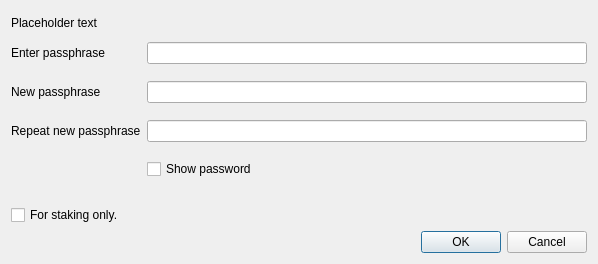
<?xml version="1.0" encoding="UTF-8"?>
<ui version="4.0">
 <class>AskPassphraseDialog</class>
 <widget class="QDialog" name="AskPassphraseDialog">
  <property name="geometry">
   <rect>
    <x>0</x>
    <y>0</y>
    <width>598</width>
    <height>264</height>
   </rect>
  </property>
  <property name="sizePolicy">
   <sizepolicy hsizetype="Preferred" vsizetype="Minimum">
    <horstretch>0</horstretch>
    <verstretch>0</verstretch>
   </sizepolicy>
  </property>
  <property name="minimumSize">
   <size>
    <width>550</width>
    <height>0</height>
   </size>
  </property>
  <property name="windowTitle">
   <string>Passphrase Dialog</string>
  </property>
  <layout class="QVBoxLayout" name="verticalLayout">
   <property name="sizeConstraint">
    <enum>QLayout::SetMinimumSize</enum>
   </property>
   <item>
    <widget class="QLabel" name="warningLabel">
     <property name="text">
      <string notr="true">Placeholder text</string>
     </property>
     <property name="textFormat">
      <enum>Qt::RichText</enum>
     </property>
     <property name="wordWrap">
      <bool>true</bool>
     </property>
    </widget>
   </item>
   <item>
    <layout class="QFormLayout" name="formLayout">
     <property name="sizeConstraint">
      <enum>QLayout::SetMinimumSize</enum>
     </property>
     <property name="fieldGrowthPolicy">
      <enum>QFormLayout::AllNonFixedFieldsGrow</enum>
     </property>
     <item row="0" column="0">
      <widget class="QLabel" name="passLabel1">
       <property name="text">
        <string>Enter passphrase</string>
       </property>
      </widget>
     </item>
     <item row="0" column="1">
      <widget class="QLineEdit" name="passEdit1">
       <property name="echoMode">
        <enum>QLineEdit::Password</enum>
       </property>
      </widget>
     </item>
     <item row="2" column="0">
      <widget class="QLabel" name="passLabel2">
       <property name="text">
        <string>New passphrase</string>
       </property>
      </widget>
     </item>
     <item row="2" column="1">
      <widget class="QLineEdit" name="passEdit2">
       <property name="echoMode">
        <enum>QLineEdit::Password</enum>
       </property>
      </widget>
     </item>
     <item row="4" column="0">
      <widget class="QLabel" name="passLabel3">
       <property name="text">
        <string>Repeat new passphrase</string>
       </property>
      </widget>
     </item>
     <item row="4" column="1">
      <widget class="QLineEdit" name="passEdit3">
       <property name="echoMode">
        <enum>QLineEdit::Password</enum>
       </property>
      </widget>
     </item>
     <item row="6" column="1">
      <widget class="QCheckBox" name="toggleShowPasswordButton">
       <property name="text">
        <string>Show password</string>
       </property>
      </widget>
     </item>
     <item row="7" column="1">
      <widget class="QLabel" name="capsLabel">
       <property name="font">
        <font>
         <weight>75</weight>
         <bold>true</bold>
        </font>
       </property>
       <property name="text">
        <string/>
       </property>
       <property name="alignment">
        <set>Qt::AlignCenter</set>
       </property>
      </widget>
     </item>
     <item row="8" column="0" colspan="2">
      <widget class="QCheckBox" name="stakingCheckBox">
       <property name="toolTip">
        <string>Serves to disable the trivial sendmoney when OS account compromised. Provides no real security.</string>
       </property>
       <property name="text">
        <string>For staking only.</string>
       </property>
      </widget>
     </item>
     <item row="1" column="1">
      <spacer name="verticalSpacer">
       <property name="orientation">
        <enum>Qt::Vertical</enum>
       </property>
       <property name="sizeType">
        <enum>QSizePolicy::Fixed</enum>
       </property>
       <property name="sizeHint" stdset="0">
        <size>
         <width>20</width>
         <height>5</height>
        </size>
       </property>
      </spacer>
     </item>
     <item row="3" column="1">
      <spacer name="verticalSpacer_2">
       <property name="orientation">
        <enum>Qt::Vertical</enum>
       </property>
       <property name="sizeType">
        <enum>QSizePolicy::Fixed</enum>
       </property>
       <property name="sizeHint" stdset="0">
        <size>
         <width>20</width>
         <height>5</height>
        </size>
       </property>
      </spacer>
     </item>
     <item row="5" column="1">
      <spacer name="verticalSpacer_3">
       <property name="orientation">
        <enum>Qt::Vertical</enum>
       </property>
       <property name="sizeType">
        <enum>QSizePolicy::Fixed</enum>
       </property>
       <property name="sizeHint" stdset="0">
        <size>
         <width>20</width>
         <height>5</height>
        </size>
       </property>
      </spacer>
     </item>
    </layout>
   </item>
   <item>
    <widget class="QDialogButtonBox" name="buttonBox">
     <property name="orientation">
      <enum>Qt::Horizontal</enum>
     </property>
     <property name="standardButtons">
      <set>QDialogButtonBox::Cancel|QDialogButtonBox::Ok</set>
     </property>
    </widget>
   </item>
  </layout>
 </widget>
 <resources/>
 <connections>
  <connection>
   <sender>buttonBox</sender>
   <signal>accepted()</signal>
   <receiver>AskPassphraseDialog</receiver>
   <slot>accept()</slot>
   <hints>
    <hint type="sourcelabel">
     <x>20</x>
     <y>20</y>
    </hint>
    <hint type="destinationlabel">
     <x>20</x>
     <y>20</y>
    </hint>
   </hints>
  </connection>
  <connection>
   <sender>buttonBox</sender>
   <signal>rejected()</signal>
   <receiver>AskPassphraseDialog</receiver>
   <slot>reject()</slot>
   <hints>
    <hint type="sourcelabel">
     <x>20</x>
     <y>20</y>
    </hint>
    <hint type="destinationlabel">
     <x>20</x>
     <y>20</y>
    </hint>
   </hints>
  </connection>
 </connections>
</ui>
